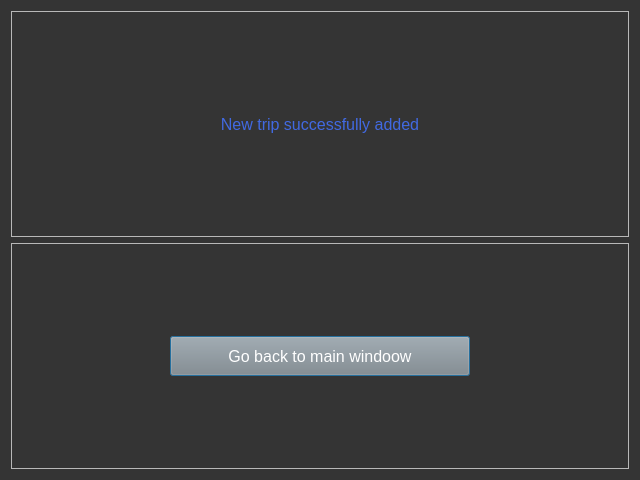
<?xml version="1.0" encoding="UTF-8"?>
<ui version="4.0">
 <class>Dialog</class>
 <widget class="QDialog" name="Dialog">
  <property name="geometry">
   <rect>
    <x>0</x>
    <y>0</y>
    <width>640</width>
    <height>480</height>
   </rect>
  </property>
  <property name="minimumSize">
   <size>
    <width>640</width>
    <height>480</height>
   </size>
  </property>
  <property name="windowTitle">
   <string>Dialog</string>
  </property>
  <property name="styleSheet">
   <string notr="true">QDialog {
background-color: #343434;
}
QLabel {
color: #4169E1;
font-size: 12pt;
}
QPushButton {
font-size: 12pt;
color: #FFFFFF;
background-color: #888888;
}</string>
  </property>
  <layout class="QVBoxLayout" name="verticalLayout">
   <item>
    <widget class="QFrame" name="frame">
     <property name="frameShape">
      <enum>QFrame::StyledPanel</enum>
     </property>
     <property name="frameShadow">
      <enum>QFrame::Raised</enum>
     </property>
     <layout class="QHBoxLayout" name="horizontalLayout">
      <property name="spacing">
       <number>0</number>
      </property>
      <property name="leftMargin">
       <number>0</number>
      </property>
      <property name="topMargin">
       <number>0</number>
      </property>
      <property name="rightMargin">
       <number>0</number>
      </property>
      <property name="bottomMargin">
       <number>0</number>
      </property>
      <item>
       <widget class="QLabel" name="label">
        <property name="text">
         <string>New trip successfully added</string>
        </property>
        <property name="alignment">
         <set>Qt::AlignCenter</set>
        </property>
       </widget>
      </item>
     </layout>
    </widget>
   </item>
   <item>
    <widget class="QFrame" name="frame_2">
     <property name="frameShape">
      <enum>QFrame::StyledPanel</enum>
     </property>
     <property name="frameShadow">
      <enum>QFrame::Raised</enum>
     </property>
     <layout class="QHBoxLayout" name="horizontalLayout_2">
      <property name="spacing">
       <number>0</number>
      </property>
      <property name="leftMargin">
       <number>0</number>
      </property>
      <property name="topMargin">
       <number>0</number>
      </property>
      <property name="rightMargin">
       <number>0</number>
      </property>
      <property name="bottomMargin">
       <number>0</number>
      </property>
      <item>
       <widget class="QPushButton" name="go_back">
        <property name="minimumSize">
         <size>
          <width>0</width>
          <height>40</height>
         </size>
        </property>
        <property name="maximumSize">
         <size>
          <width>300</width>
          <height>40</height>
         </size>
        </property>
        <property name="text">
         <string>Go back to main windoow</string>
        </property>
       </widget>
      </item>
     </layout>
    </widget>
   </item>
  </layout>
 </widget>
 <resources/>
 <connections/>
</ui>
